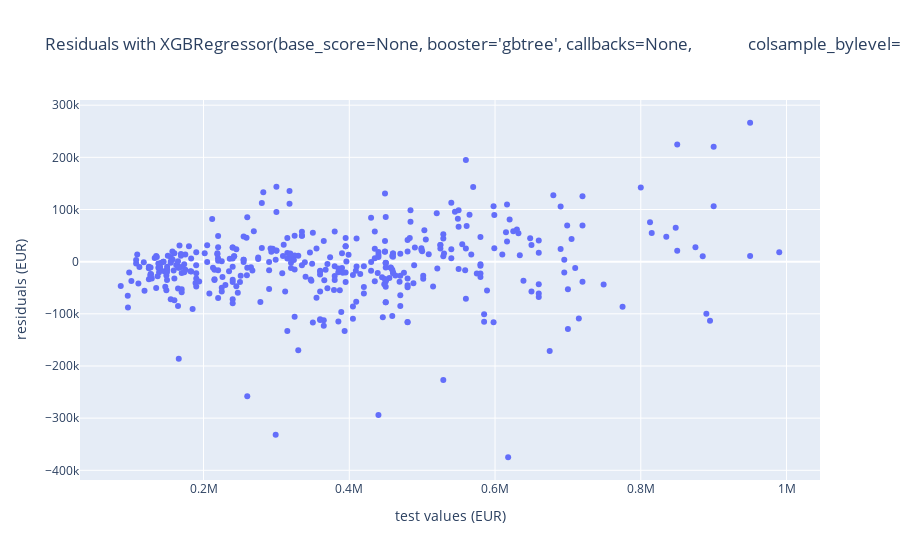

Notebook code cell kept with this figure:
### Code cell
plot_residuals(grid_search_xgbr, X_test, y_test)

### Figure 1 — Plotly figure (JSON) as saved in the notebook; plotly's stock layout.template omitted (floating-point values rounded to 4 significant figures; data arrays with more than 128 entries replaced by an {"elided": "..."} marker saying what was removed)
{"data": [{"hovertemplate": "test values (EUR)=%{x}<br>residuals (EUR)=%{y}<extra></extra>", "legendgroup": "", "marker": {"color": "#636efa", "symbol": "circle"}, "mode": "markers", "name": "", "orientation": "v", "showlegend": false, "type": "scatter", "x": {"elided": "401 int values"}, "xaxis": "x", "y": {"elided": "401 float values"}, "yaxis": "y"}], "layout": {"legend": {"tracegroupgap": 0}, "title": {"text": "Residuals with XGBRegressor(base_score=None, booster='gbtree', callbacks=None,\n             colsample_bylevel=None, colsample_bynode=None,\n             colsample_bytree=0.75, early_stopping_rounds=None,\n             enable_categorical=False, eta=0.1, eval_metric=None,\n             feature_types=None, gamma=0, gpu_id=None, grow_policy=None,\n             importance_type=None, interaction_constraints=None,\n             learning_rate=None, max_bin=None, max_cat_threshold=None,\n             max_cat_to_onehot=None, max_delta_step=None, max_depth=6,\n             max_leaves=None, min_child_weight=5, missing=nan,\n             monotone_constraints=None, n_estimators=100, n_jobs=None,\n             num_parallel_tree=None, predictor=None, ...) model"}, "xaxis": {"anchor": "y", "domain": [0, 1], "title": {"text": "test values (EUR)"}}, "yaxis": {"anchor": "x", "domain": [0, 1], "title": {"text": "residuals (EUR)"}}}}
